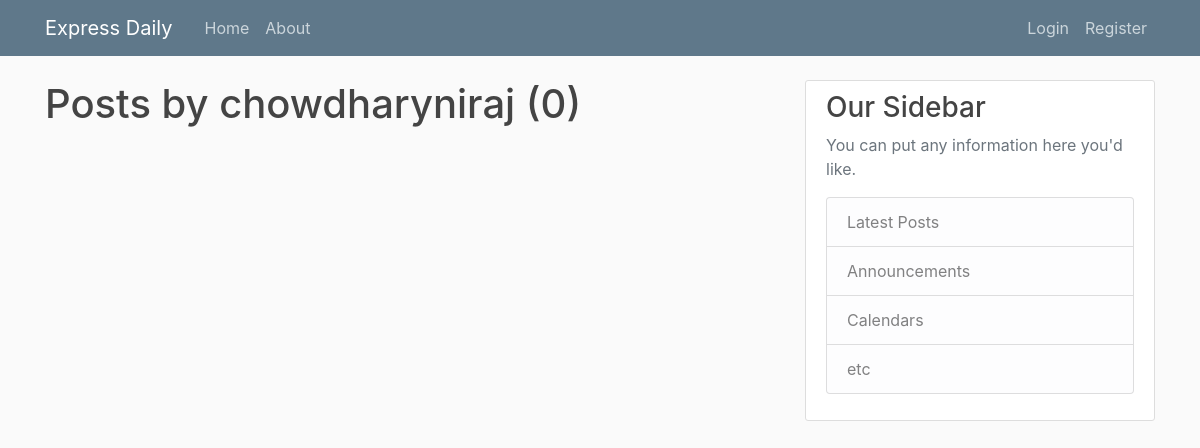
Before: /user/chowdharyniraj with the older database file.
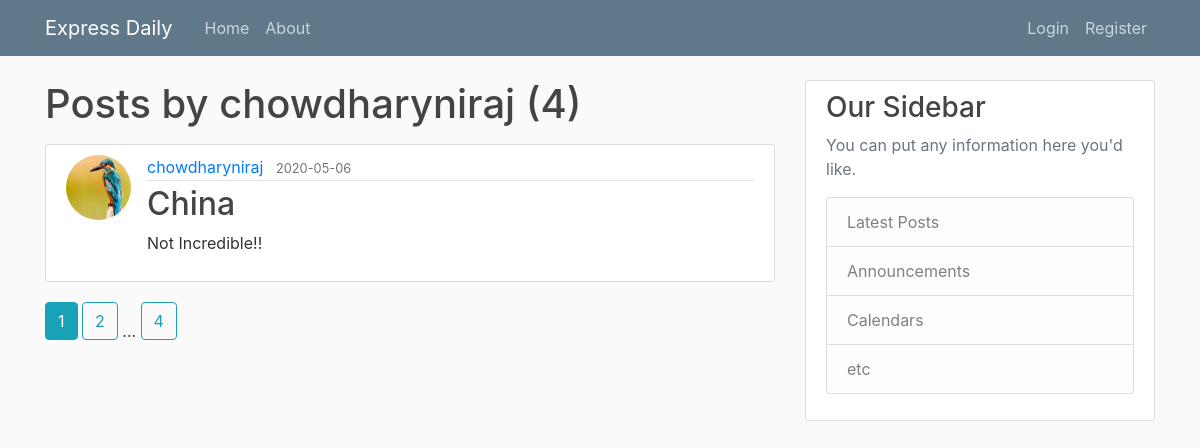
After: the same page with the newer database file.
### BLog/models.py (models this page shows, shortened)
class User(db.Model,UserMixin):
    id = db.Column(db.Integer, primary_key=True)
    username = db.Column(db.String(20), unique=True, nullable=False)
    email = db.Column(db.String(120), unique=True, nullable=False)
    image_file = db.Column(db.String(20), nullable=False,
                           default='default.jpg')
    password = db.Column(db.String(60), nullable=False)
    posts = db.relationship('Post', backref='author', lazy=True)

class Post(db.Model):
    id = db.Column(db.Integer, primary_key=True)
    title = db.Column(db.String(100), nullable=False)
    date_posted = db.Column(db.DateTime, nullable=False,
                            default=datetime.utcnow)
    content = db.Column(db.Text, nullable=False)
    user_id = db.Column(db.Integer, db.ForeignKey('user.id'), nullable=False)

### BLog/users/route.py (the view)
@users.route("/user/<string:username>")
def user_posts(username):
    page=request.args.get('page',1,type=int)
    user=User.query.filter_by(username=username).first_or_404()
    posts=Post.query.filter_by(author=user).order_by(Post.date_posted.desc()).paginate(page=page,per_page=1)
    return render_template("user_posts.html", posts=posts,user=user)

### BLog/templates/user_posts.html
{% extends "layout.html" %}
{% block content %}
    <h1 class="mb-3">Posts by {{ user.username }} ({{ posts.total }})</h1>
    {% for post in posts.items %}
        <article class="media content-section">
          <img class="rounded-circle article-img" src="{{ url_for('static', filename='profile_pic/' + post.author.image_file) }}">
          <div class="media-body">
            <div class="article-metadata">
              <a class="mr-2" href="{{ url_for('user_posts', username=post.author.username) }}">{{ post.author.username }}</a>
              <small class="text-muted">{{ post.date_posted.strftime('%Y-%m-%d') }}</small>
            </div>
            <h2><a class="article-title" href="{{ url_for('post', post_id=post.id) }}">{{ post.title }}</a></h2>
            <p class="article-content">{{ post.content }}</p>
          </div>
        </article>
    {% endfor %}
    {% for page_num in posts.iter_pages(left_edge=1, right_edge=1, left_current=1, right_current=2) %}
      {% if page_num %}
        {% if posts.page == page_num %}
          <a class="btn btn-info mb-4" href="{{ url_for('user_posts', username=user.username, page=page_num) }}">{{ page_num }}</a>
        {% else %}
          <a class="btn btn-outline-info mb-4" href="{{ url_for('user_posts', username=user.username, page=page_num) }}">{{ page_num }}</a>
        {% endif %}
      {% else %}
        ...
      {% endif %}
    {% endfor %}
{% endblock content %}

### BLog/templates/layout.html (shortened to what this page needs)
<!DOCTYPE html>
<html>
<head>
  <link rel="stylesheet" href="https://maxcdn.bootstrapcdn.com/bootstrap/4.0.0/css/bootstrap.min.css"
>
  <link rel="stylesheet" type="text/css" href="{{ url_for('static', filename='main.css') }}">
</head>
<body>
  <header class="site-header">
    <nav class="navbar navbar-expand-md navbar-dark bg-steel fixed-top">
      <div class="container">
        <a class="navbar-brand mr-4" href="/">Express Daily</a>
        <div class="collapse navbar-collapse" id="navbarToggle">
          <div class="navbar-nav mr-auto">
            <a class="nav-item nav-link" href="{{url_for('main.home')}}">Home</a>
            <a class="nav-item nav-link" href="{{url_for('main.about')}}">About</a>
          </div>
          <div class="navbar-nav">
            {%if current_user.is_authenticated%}
            <a class="nav-item nav-link" href="{{url_for('posts.new_posts')}}">Add Post</a>
            <a class="nav-item nav-link" href="{{url_for('users.account')}}">Account</a>
            <a class="nav-item nav-link" href="{{url_for('users.logout')}}">Logout</a>
            {%else%}
            <a class="nav-item nav-link" href="{{url_for('users.login')}}">Login</a>
            <a class="nav-item nav-link" href="{{url_for('users.register')}}">Register</a>
            {%endif%}
          </div>
        </div>
      </div>
    </nav>
  </header>
  <main role="main" class="container">
    <div class="row">
      <div class="col-md-8">
        {% block content %}{% endblock %}
      </div>
      <div class="col-md-4">
        <div class="content-section">
          <h3>Our Sidebar</h3>
          <p class='text-muted'>You can put any information here you'd like.
            <ul class="list-group">
              <li class="list-group-item list-group-item-light">Latest Posts</li>
              <li class="list-group-item list-group-item-light">Announcements</li>
              <li class="list-group-item list-group-item-light">Calendars</li>
              <li class="list-group-item list-group-item-light">etc</li>
            </ul>
          </p>
        </div>
      </div>
    </div>
  </main>
</body>
</html>

### BLog/static/main.css (style rules this page uses)
body { background: #fafafa; color: #333333; margin-top: 5rem; }
h1, h2, h3, h4, h5, h6 { color: #444444; }
.bg-steel { background-color: #5f788a; }
.site-header .navbar-nav .nav-link { color: #cbd5db; }
.content-section { background: #ffffff; padding: 10px 20px; border: 1px solid #dddddd; border-radius: 3px; margin-bottom: 20px; }
.article-title { color: #444444; }
.article-content { white-space: pre-line; }
.article-img { height: 65px; width: 65px; margin-right: 16px; }
.article-metadata { padding-bottom: 1px; margin-bottom: 4px; border-bottom: 1px solid #e3e3e3; }

Changed rows visible on the page:
added Post: image_file (picture), author.username "chowdharyniraj", date_posted "2020-05-06", title "China", content "Not Incredible!!"
Other visible differences:
{{ posts.total }}: "0" → "4"
new list line: "1"
new list line: "2"
new list line: "4"
